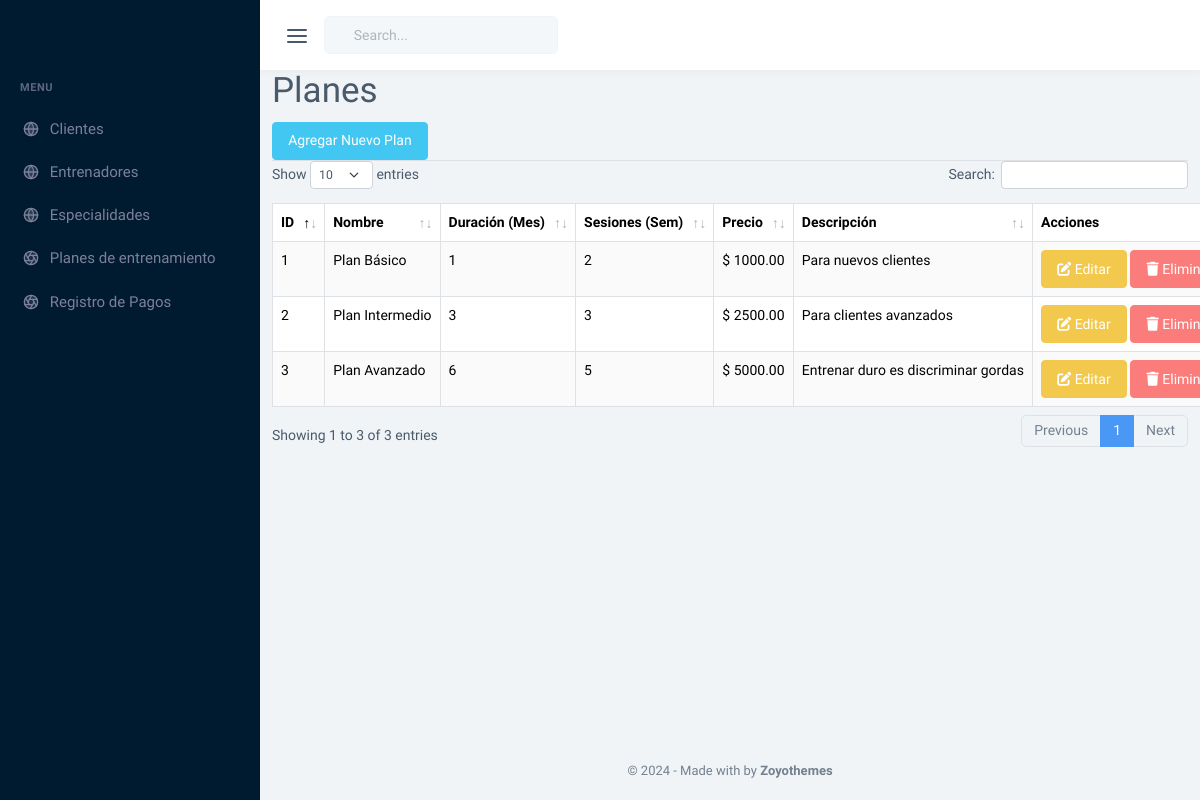
The app's page /planes, older data.
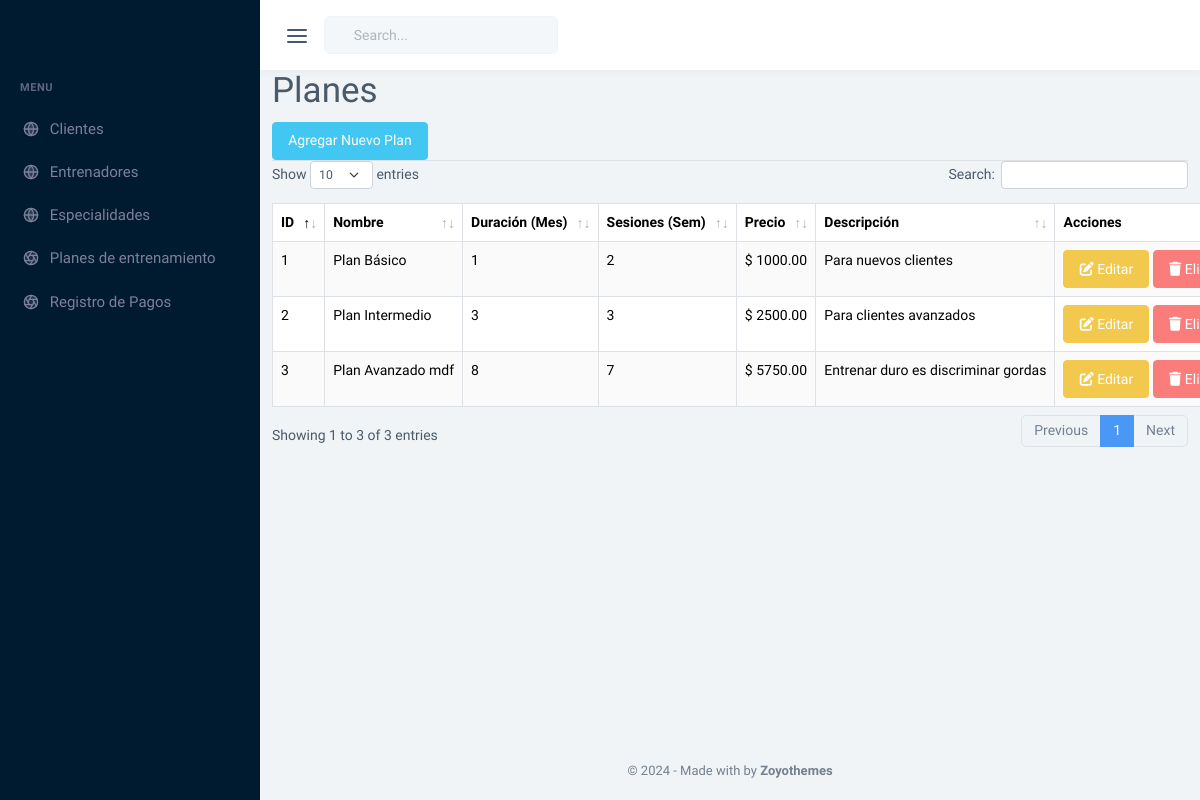
The same page, newer data.
### tables this page shows
CREATE TABLE `planes_entrenamiento` (
  `id_plan` int(11) NOT NULL,
  `nombre_plan` varchar(100) NOT NULL,
  `duracion` int(11) NOT NULL,
  `sesiones` int(11) NOT NULL,
  `precio` decimal(10,2) DEFAULT 0.00,
  `descripcion` varchar(255) DEFAULT NULL
);

### controladores/controlador.plantilla.php (called while the page is built, shortened)
<?php
class ControladorPlantilla{
    public function ctrMostrarPlantilla(){
        include 'vistas/plantilla.php';
    }
}

### index.php (called while the page is built, shortened)
<?php
require_once 'controladores/controlador.plantilla.php';
require_once "controladores/controlador.especialidades.php";
require_once 'modelos/modelo.planes.php';
require_once 'controladores/controlador.planes.php';
$plantilla = new ControladorPlantilla();
$plantilla -> ctrMostrarPlantilla();

### modelos/conexion.php (called while the page is built, shortened)
<?php
class Conexion
{
	static public function conectar()
	{
		try {
			$link = new PDO(
				"mysql:host=" . self::HOST . ";dbname=" . self::DBNAME,
				self::USER,
				self::PASSWORD
			);
			$link->exec("set names utf8");
			return $link;
		} catch (PDOException $e) {
			die("Error en la conexión a la base de datos: " . $e->getMessage());
		}
	}
}

### modelos/modelo.planes.php (called while the page is built, shortened)
<?php
require_once 'conexion.php';
class ModeloPlanes
{
    static public function mdlMostrarPlanes()
    {
        try {
            $stmt = Conexion::conectar()->prepare("SELECT * FROM planes_entrenamiento");
            $stmt->execute();
            return $stmt->fetchAll(PDO::FETCH_ASSOC);
        } catch (Exception $e) {
            return "Error: " . $e->getMessage();
        }
    }
}?>

### controladores/controlador.planes.php (called while the page is built, shortened)
<?php
class ControladorPlanes
{
    static public function ctrMostrarPlanes($item, $valor)
    {
        $respuesta = ModeloPlanes::mdlMostrarPlanes($item, $valor);
        return $respuesta;
    }
}

### vistas/core/planes.php (the view, shortened to what this page needs)
<?php
$planes = ControladorPlanes::ctrMostrarPlanes(null, null);
$cantidad = count($planes);
?>
<div class="row">
    <div class="col-12">
        <h1>Planes</h1>
        <Planes(s="card">
            <div class="card-header">
                <a href="planes_agregar" class="btn btn-info">Agregar Nuevo Plan</a>
            </div>
            <?php if ($cantidad > 0) { ?>
                <div class="card-body">
                    <table id="datatable" class="table table-bordered table-striped dt-responsive table-responsive nowrap">
                        <thead>
                            <tr>
                            <th>ID</th>
                            <th>Nombre</th>
                            <th>Duración (Mes)</th>
                            <th>Sesiones (Sem)</th>
                            <th>Precio</th>
                            <th>Descripción</th>
                            <th>Acciones</th>
                            </tr>
                        </thead>
                        <tbody>
                        <?php foreach ($planes as $plan) { ?>
                            <tr>
                                <td><?php echo $plan["id_plan"]; ?></td>
                                <td><?php echo $plan["nombre_plan"]; ?></td>
                                <td><?php echo $plan["duracion"]; ?></td>
                                <td><?php echo $plan["sesiones"]; ?></td>
                                <td><?php echo "$ ".$plan["precio"]; ?></td>
                                <td><?php echo $plan["descripcion"]; ?></td>
                                <td>
                                    <a href="planes_editar/<?php echo $plan['id_plan']; ?>" class="btn btn-warning">
                                        <i class="fas fa-edit"></i> Editar
                                    </a>
                                    <button
                                    class="btn btn-danger btnEliminarPlan"
                                    id_plan=<?php echo $plan["id_plan"]; ?>
                                    ><i class="fas fa-trash"></i> Eliminar</button>
                                </td>
                                </tr>
                            <?php } ?>
                        </tbody>
                    </table>
                </div>
            <?php } else { ?>
                <h3>No hay Planes de Entrenamiento registrados</h3>
            <?php } ?>
        </div>
    </div>
</div>

Row changes from the older to the newer data that the page shows:
changed planes_entrenamiento "Entrenar duro es discriminar gordas": nombre_plan "Plan Avanzado" → "Plan Avanzado mdf"; duracion "6" → "8"; sesiones "5" → "7"; precio "5000.00" → "5750.00"
